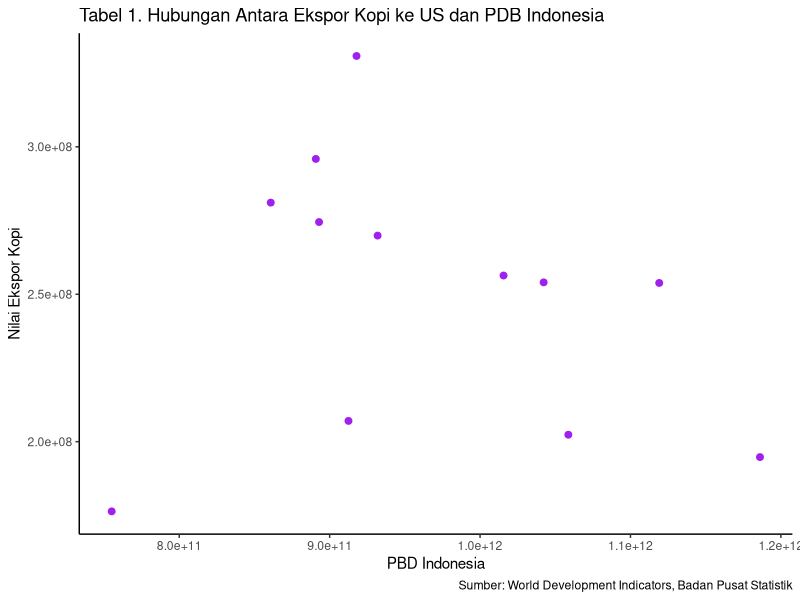

R code for this plot:
## ---- chunk 1
#| label: fig-mpg
#| fig-cap: "Hubungan Antara Nilai Ekspor Kopi ke US dan PDB Indonesia"
library(tidyverse)
library(readxl)
dat<-read_excel('uasmetopel.xlsx')
library(ggplot2)
ggplot(data=dat, aes(x=X, y=Y))+
  geom_point(color='purple', size=2)+
  labs(title="Tabel 1. Hubungan Antara Ekspor Kopi ke US dan PDB Indonesia",
       x="PBD Indonesia",
       y="Nilai Ekspor Kopi",
       caption = "Sumber: World Development Indicators, Badan Pusat Statistik") +
  theme_classic()
## ---- chunk 2
library(readxl)
uasmetopel<-read_excel("uasmetopel.xlsx")
reg1<-lm(X~Y,data=uasmetopel)
summary(reg1)
